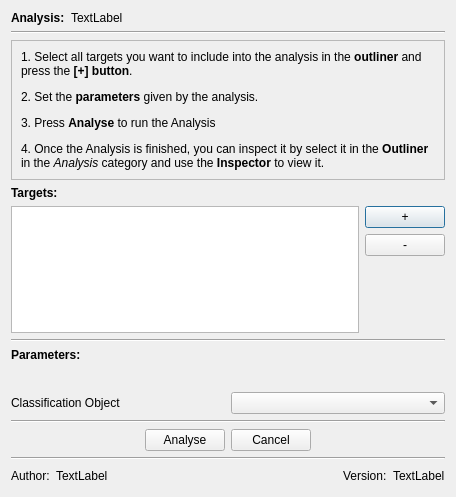
<?xml version="1.0" encoding="UTF-8"?>
<ui version="4.0">
 <class>Dialog</class>
 <widget class="QDialog" name="Dialog">
  <property name="geometry">
   <rect>
    <x>0</x>
    <y>0</y>
    <width>456</width>
    <height>497</height>
   </rect>
  </property>
  <property name="windowTitle">
   <string>Dialog</string>
  </property>
  <layout class="QVBoxLayout" name="verticalLayout">
   <item>
    <layout class="QHBoxLayout" name="horizontalLayout">
     <item>
      <widget class="QLabel" name="label_4">
       <property name="sizePolicy">
        <sizepolicy hsizetype="Fixed" vsizetype="Preferred">
         <horstretch>0</horstretch>
         <verstretch>0</verstretch>
        </sizepolicy>
       </property>
       <property name="text">
        <string>&lt;b&gt;Analysis:</string>
       </property>
      </widget>
     </item>
     <item>
      <widget class="QLabel" name="lbl_AnalysisName">
       <property name="text">
        <string>TextLabel</string>
       </property>
      </widget>
     </item>
    </layout>
   </item>
   <item>
    <widget class="Line" name="line">
     <property name="orientation">
      <enum>Qt::Horizontal</enum>
     </property>
    </widget>
   </item>
   <item>
    <widget class="QFrame" name="frame">
     <property name="frameShape">
      <enum>QFrame::StyledPanel</enum>
     </property>
     <property name="frameShadow">
      <enum>QFrame::Sunken</enum>
     </property>
     <layout class="QHBoxLayout" name="horizontalLayout_5">
      <item>
       <widget class="QLabel" name="label_6">
        <property name="text">
         <string>&lt;html&gt;&lt;head/&gt;&lt;body&gt;&lt;p&gt;1. Select all targets you want to include into the analysis in the &lt;span style=&quot; font-weight:600;&quot;&gt;outliner&lt;/span&gt; and press the&lt;span style=&quot; font-weight:600;&quot;&gt; [+] button&lt;/span&gt;.&lt;/p&gt;&lt;p&gt;2. Set the &lt;span style=&quot; font-weight:600;&quot;&gt;parameters&lt;/span&gt; given by the analysis.&lt;/p&gt;&lt;p&gt;3. Press &lt;span style=&quot; font-weight:600;&quot;&gt;Analyse &lt;/span&gt;to run the Analysis&lt;/p&gt;&lt;p&gt;4. Once the Analysis is finished, you can inspect it by select it in the &lt;span style=&quot; font-weight:600;&quot;&gt;Outliner&lt;/span&gt; in the &lt;span style=&quot; font-style:italic;&quot;&gt;Analysis&lt;/span&gt; category and use the &lt;span style=&quot; font-weight:600;&quot;&gt;Inspector&lt;/span&gt; to view it.&lt;/p&gt;&lt;/body&gt;&lt;/html&gt;</string>
        </property>
        <property name="wordWrap">
         <bool>true</bool>
        </property>
       </widget>
      </item>
     </layout>
    </widget>
   </item>
   <item>
    <widget class="QLabel" name="label_5">
     <property name="text">
      <string>&lt;html&gt;&lt;head/&gt;&lt;body&gt;&lt;p&gt;&lt;span style=&quot; font-weight:600;&quot;&gt;Targets:&lt;/span&gt;&lt;/p&gt;&lt;/body&gt;&lt;/html&gt;</string>
     </property>
    </widget>
   </item>
   <item>
    <layout class="QHBoxLayout" name="horizontalLayout_4">
     <item>
      <widget class="QListWidget" name="list_Targets"/>
     </item>
     <item>
      <layout class="QVBoxLayout" name="verticalLayout_2">
       <item>
        <widget class="QPushButton" name="btn_AddTarget">
         <property name="sizePolicy">
          <sizepolicy hsizetype="Minimum" vsizetype="Fixed">
           <horstretch>0</horstretch>
           <verstretch>0</verstretch>
          </sizepolicy>
         </property>
         <property name="text">
          <string>+</string>
         </property>
        </widget>
       </item>
       <item>
        <widget class="QPushButton" name="btn_RemoveTarget">
         <property name="sizePolicy">
          <sizepolicy hsizetype="Minimum" vsizetype="Fixed">
           <horstretch>0</horstretch>
           <verstretch>0</verstretch>
          </sizepolicy>
         </property>
         <property name="text">
          <string>-</string>
         </property>
        </widget>
       </item>
       <item>
        <spacer name="verticalSpacer">
         <property name="orientation">
          <enum>Qt::Vertical</enum>
         </property>
         <property name="sizeType">
          <enum>QSizePolicy::Expanding</enum>
         </property>
         <property name="sizeHint" stdset="0">
          <size>
           <width>5</width>
           <height>40</height>
          </size>
         </property>
        </spacer>
       </item>
      </layout>
     </item>
    </layout>
   </item>
   <item>
    <widget class="Line" name="line_2">
     <property name="orientation">
      <enum>Qt::Horizontal</enum>
     </property>
    </widget>
   </item>
   <item>
    <widget class="QLabel" name="label">
     <property name="text">
      <string>&lt;html&gt;&lt;head/&gt;&lt;body&gt;&lt;p&gt;&lt;span style=&quot; font-weight:600;&quot;&gt;Parameters:&lt;/span&gt;&lt;/p&gt;&lt;/body&gt;&lt;/html&gt;</string>
     </property>
    </widget>
   </item>
   <item>
    <widget class="QWidget" name="widget_Parameters" native="true">
     <layout class="QVBoxLayout" name="verticalLayout_3"/>
    </widget>
   </item>
   <item>
    <spacer name="verticalSpacer_2">
     <property name="orientation">
      <enum>Qt::Vertical</enum>
     </property>
     <property name="sizeHint" stdset="0">
      <size>
       <width>20</width>
       <height>40</height>
      </size>
     </property>
    </spacer>
   </item>
   <item>
    <layout class="QHBoxLayout" name="horizontalLayout_6">
     <item>
      <widget class="QLabel" name="label_7">
       <property name="text">
        <string>Classification Object</string>
       </property>
      </widget>
     </item>
     <item>
      <widget class="QComboBox" name="comboBox_ClObj"/>
     </item>
    </layout>
   </item>
   <item>
    <widget class="Line" name="line_3">
     <property name="orientation">
      <enum>Qt::Horizontal</enum>
     </property>
    </widget>
   </item>
   <item>
    <layout class="QHBoxLayout" name="horizontalLayout_2">
     <item>
      <spacer name="horizontalSpacer_2">
       <property name="orientation">
        <enum>Qt::Horizontal</enum>
       </property>
       <property name="sizeHint" stdset="0">
        <size>
         <width>40</width>
         <height>20</height>
        </size>
       </property>
      </spacer>
     </item>
     <item>
      <widget class="QPushButton" name="btn_Analyse">
       <property name="text">
        <string>Analyse</string>
       </property>
      </widget>
     </item>
     <item>
      <widget class="QPushButton" name="btn_Cancel">
       <property name="text">
        <string>Cancel</string>
       </property>
      </widget>
     </item>
     <item>
      <spacer name="horizontalSpacer_3">
       <property name="orientation">
        <enum>Qt::Horizontal</enum>
       </property>
       <property name="sizeHint" stdset="0">
        <size>
         <width>40</width>
         <height>20</height>
        </size>
       </property>
      </spacer>
     </item>
    </layout>
   </item>
   <item>
    <widget class="Line" name="line_4">
     <property name="orientation">
      <enum>Qt::Horizontal</enum>
     </property>
    </widget>
   </item>
   <item>
    <layout class="QHBoxLayout" name="horizontalLayout_3">
     <item>
      <widget class="QLabel" name="label_2">
       <property name="text">
        <string>Author:</string>
       </property>
      </widget>
     </item>
     <item>
      <widget class="QLabel" name="lbl_Author">
       <property name="text">
        <string>TextLabel</string>
       </property>
      </widget>
     </item>
     <item>
      <spacer name="horizontalSpacer">
       <property name="orientation">
        <enum>Qt::Horizontal</enum>
       </property>
       <property name="sizeHint" stdset="0">
        <size>
         <width>40</width>
         <height>20</height>
        </size>
       </property>
      </spacer>
     </item>
     <item>
      <widget class="QLabel" name="label_3">
       <property name="text">
        <string>Version:</string>
       </property>
      </widget>
     </item>
     <item>
      <widget class="QLabel" name="lbl_Version">
       <property name="text">
        <string>TextLabel</string>
       </property>
      </widget>
     </item>
    </layout>
   </item>
  </layout>
 </widget>
 <resources/>
 <connections/>
</ui>
